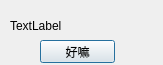
<?xml version="1.0" encoding="UTF-8"?>
<ui version="4.0">
 <class>MsgDialog</class>
 <widget class="QDialog" name="MsgDialog">
  <property name="geometry">
   <rect>
    <x>0</x>
    <y>0</y>
    <width>163</width>
    <height>65</height>
   </rect>
  </property>
  <property name="windowTitle">
   <string>Dialog</string>
  </property>
  <widget class="QPushButton" name="pushButton">
   <property name="geometry">
    <rect>
     <x>40</x>
     <y>40</y>
     <width>75</width>
     <height>23</height>
    </rect>
   </property>
   <property name="text">
    <string>好嘛</string>
   </property>
  </widget>
  <widget class="QLabel" name="label">
   <property name="geometry">
    <rect>
     <x>10</x>
     <y>10</y>
     <width>141</width>
     <height>31</height>
    </rect>
   </property>
   <property name="text">
    <string>TextLabel</string>
   </property>
  </widget>
 </widget>
 <resources/>
 <connections>
  <connection>
   <sender>pushButton</sender>
   <signal>clicked()</signal>
   <receiver>MsgDialog</receiver>
   <slot>close()</slot>
   <hints>
    <hint type="sourcelabel">
     <x>70</x>
     <y>53</y>
    </hint>
    <hint type="destinationlabel">
     <x>137</x>
     <y>52</y>
    </hint>
   </hints>
  </connection>
 </connections>
</ui>
